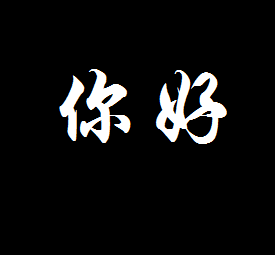
%> input picture yan/yan/thin_programm/Hello.bmp, 275 x 255 px
$ octave --eval "result = findlocalminima(imread('thin_programm/Hello.bmp'));"   (GNU Octave 9; MATLAB toolbox functions it lacks are replaced by stand-ins)
%> lines starting %> are read from the running program, lines starting %| are printed output that depends on the picture
%-------------------Introduction------------------------------%
%
% This function finds dominant peaks and valleys of an image
% histogram. Minimum peak distance and averaging filter size can be
% changed to suit your need.
% Although, the function is originally written for mages,
% there is no reason why this can't be used on one
% dimensional data.
%
% I is the image segment in uint8 format
% mpd is the minimum peak distance DEFAULT = 10;
% windowSize is the averaging filter size to
% average the histogram  DEFAULT = 5
% refine is to refine the peaks based on area DEFAULT = 0
%
% USAGE:
% [peaks minima_low minima_high] = findlocalminima(I,10,5,0);
% OR
% [peaks minima_low minima_high] = findlocalminima(I);
%
% This is the function that is used for peak detection in
% my paper,
% "De Silva, D.V.S.; Fernando, W.A.C.; Kodikaraarachchi, H.;
% Worrall, S.T.; Kondoz, A.M.; ,"Adaptive sharpening of depth
% maps for 3D-TV," Electronics Letters , vol.46, no.23,
% pp.1546 -1548, November 11 2010
%
% Kindly cite this paper if you use this in your work.
%
% Varuna De Silva, University of Surrey, Guildford, UK
% varunax@gmail.com
%
%-------------------------------------------------------------%
function [output_peak output_minima_low output_minima_high] = findlocalminima(I,mpd,windowSize,refine)

if nargin < 2
%minimum peak distance
mpd = 10;
%smoothing windowSize
windowSize = 5;
%Local minima refine
refine = 0;
end

%threshold is set at least
thresh = size(I,1)*size(I,2)*0.01;

%Find the histogram
h = imhist(I);
imshow(I)
%Smooth the histogram to remove local variations
h1 = filter(ones(1,windowSize)/windowSize,1,h);

d = diff(h1);

sign_previous = [0;];
sign = zeros(255,1);

for i = 1:255
    if(d(i) ~= 0)
        sign(i,1) = d(i)/abs(d(i));
    else
        sign(i,1) = 0;
    end
end

sign_previous = [sign_previous ; sign];

%Find peaks with a minimum peakdistance of a given value

% Find peaks
p_pos = 0;
p_neg = 0;
pnum = 0;
for i=2:256
    if sign_previous(i)<sign_previous(i-1)
        if sign_previous(i) == 0
            p_pos = i-1;
        else if sign_previous(i)<0 && sign_previous(i-1)==0
                p_neg = i-1;
                pnum = pnum+1;
                locs(pnum) = round((p_pos+p_neg)/2);
            else
                pnum=pnum+1;
                locs(pnum)=i-1;
             end
        end
    end
end

peak = zeros(size(locs,2),1);
minima_low = zeros(size(locs,2),1);
minima_high = zeros(size(locs,2),1);
area = zeros(size(locs,2),1);

for i = 1:size(locs,2)
    peak(i) = locs(i);
end

%Find Local minima
num = 1;
lmin = [];

for i=2:256
    if sign_previous(i)>sign_previous(i-1)
        lmin(num)=i-1;
        num=num+1;
    end
end

%find local minima_low and minima_high
for i = 1:size(locs,2)
    ind_min = find(lmin-locs(i)<0);
    ind_max = find(lmin-locs(i)>0);

    size_min = size(ind_min,2);
    size_max = size(ind_max,2);

    minima_low(i) = 1;
    minima_high(i) = 255;

    if size_min>=1
        minima_low(i) = lmin(ind_min(size_min));
    end

    if size_max>=1
        minima_high(i) = lmin(ind_max(1));
    end
end

% refine local minima
if refine>0
    for i = 1:size(locs,2)-1
        if(minima_high(i)< minima_low(i+1))
        if( minima_high(i)~=minima_low(i+1) && min(h1(minima_high(i):minima_low(i+1))>0) )
            minima = floor((minima_high(i)+ minima_low(i+1))/2);
            minima_low(i+1) = minima;
            minima_high(i) = minima;
        end
        end
    end
end

num = 0;
outpeak = 0;

%refine peaks based on area threshold & mpd
for i = 1:size(locs,2)
    area(i) = sum(h1(minima_low(i):minima_high(i)));
    if outpeak >= 1
        if area(i)>thresh
            if locs(i)-locs(outpeak)>mpd
                num = num+1;
                outpeak = i;
                output_peak(num) = peak(i);
                output_minima_low(num) = minima_low(i);
                output_minima_high(num) = minima_high(i);

            else
                if area(i)>area(outpeak)
                    outpeak = i;
                    output_peak(num) = peak(i);
                    %output_minima_low(num) = minima_low(i);
                    output_minima_high(num) = minima_high(i);
                else
                    output_minima_high(num) = minima_high(i);
                end
            end
        end
    else
        if area(i)>thresh
            num = num+1;
            outpeak = i;
            output_peak(num) = peak(i);
            output_minima_low(num) = minima_low(i);
            output_minima_high(num) = minima_high(i);
        end
    end
end


plot(h1)
xlabel('Pixel Value');
ylabel('Number of Pixels');
title('灰度直方图的波峰和波谷')
hold on
plot(output_peak,h1(output_peak),'*');
plot(output_minima_low,h1(output_minima_low),'or');
plot(output_minima_high,h1(output_minima_high),'or');
hold off
axis tight

end
%> in findlocalminima, `h = imhist(I);`: h = 256 values, max 195917 at index 1, min 0 at index 2, mean 821.8
%> in findlocalminima, `d = diff(h1);`: d = 255 values, max 2471 at index 255, min -39183.4 at index 5, mean -144
%> after the loop in findlocalminima, `for i = 1:255`: sign = 255 values, max 1 at index 58, min -1 at index 5, mean 0
%> in findlocalminima, `sign_previous = [sign_previous ; sign];`: sign_previous = 256 values, max 1 at index 59, min -1 at index 6, mean 0
%> after the loop in findlocalminima, `for i=2:256`: locs = [3 61 105 147 185 222]; p_neg = 224; p_pos = 220; pnum = 6
%> the loop in findlocalminima, `for i = 1:size(locs,2)` made 6 passes
%> after the loop in findlocalminima, `for i = 1:size(locs,2)`: peak = [3; 61; 105; 147; 185; 222]
%> after the loop in findlocalminima, `for i=2:256`: lmin = [6 58 64 102 108 144 150 182 188 219 225 255]; num = 13
%> the loop in findlocalminima, `for i = 1:size(locs,2)` made 6 passes
%> (ind_min, ind_max, size_min, size_max) on passes 2 to 6: ([1 2], [3 4 5 6 7 8 9 10 11 12], 2, 10), ([1 2 3 4], [5 6 7 8 9 10 11 12], 4, 8), ([1 2 3 4 5 6], [7 8 9 10 11 12], 6, 6), ([1 2 3 4 5 6 7 8], [9 10 11 12], 8, 4), ([1 2 3 4 5 6 7 8 9 10], [11 12], 10, 2)
%> (ind_max, size_min, size_max) on pass 1: ([1 2 3 4 5 6 7 8 9 10 11 12], 0, 12)
%> after the loop in findlocalminima, `for i = 1:size(locs,2)`: minima_high = [6; 64; 108; 150; 188; 225]; minima_low = [1; 58; 102; 144; 182; 219]
%> the loop in findlocalminima, `for i = 1:size(locs,2)` made 6 passes
%> (num, outpeak) on pass 1: (1, 1)
%> after the loop in findlocalminima, `for i = 1:size(locs,2)`: area = [195917; 406; 434; 412; 432; 419]
%> `result = findlocalminima(imread('thin_programm/Hello.bmp'));`:
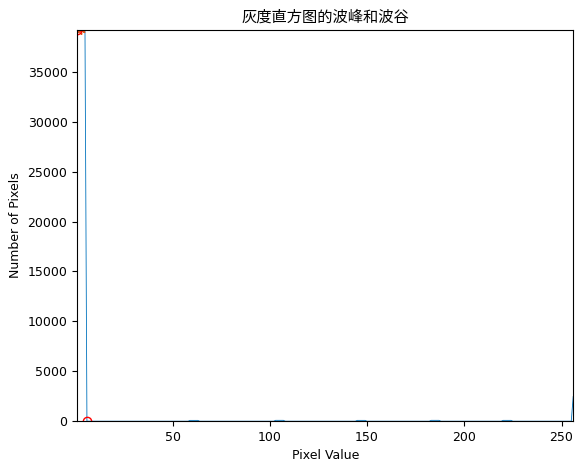
%> figure redrawn from the program's plot data; curve peaks at x = 1, y = 39183.4
%> `result = findlocalminima(imread('thin_programm/Hello.bmp'));`: result = 3

$ run again, on yan/yan/thin_programm/m1.bmp
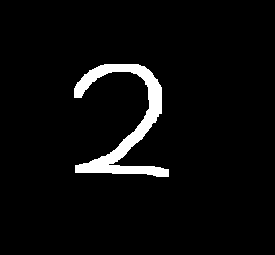
%> input picture yan/yan/thin_programm/m1.bmp, 275 x 255 px
%> h = 256 values, max 201210 at index 1, min 0 at index 2, mean 821.8
%> d = 255 values, max 1833 at index 255, min -40242 at index 5, mean -150.6
%> after the loop in findlocalminima, `for i = 1:255`: sign = 255 values, max 1 at index 255, min -1 at index 5, mean 0
%> sign_previous = 256 values, max 1 at index 256, min -1 at index 6, mean 0
%> after the loop in findlocalminima, `for i=2:256`: p_neg = 5; p_pos = 0; pnum = 1
%> after the loop in findlocalminima, `for i=2:256`: lmin = [6 255]; num = 3
%> the loop in findlocalminima, `for i = 1:size(locs,2)` made 1 pass
%> (ind_max, size_min, size_max) on pass 1: ([1 2], 0, 2)
%> `result = findlocalminima(imread('thin_programm/Hello.bmp'));`:
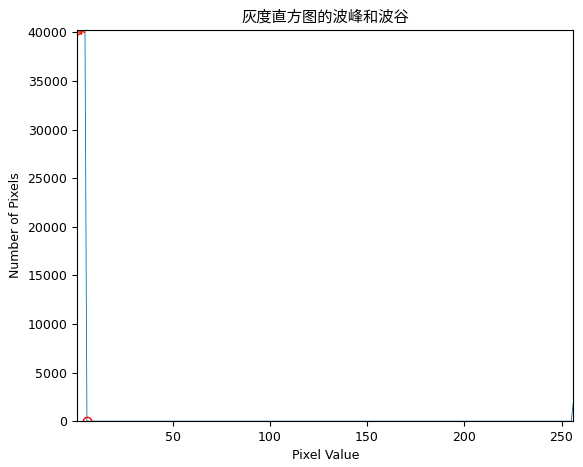
%> figure redrawn from the program's plot data; curve peaks at x = 1, y = 40242

$ run again, on yan/yan/thin_programm/m1_1.bmp
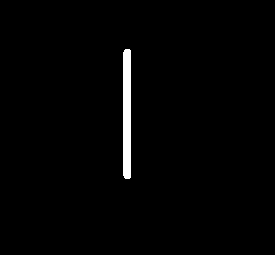
%> input picture yan/yan/thin_programm/m1_1.bmp, 275 x 255 px
%> h = 256 values, max 207285 at index 1, min 0 at index 2, mean 821.8
%> d = 255 values, max 618 at index 255, min -41457 at index 5, mean -160.2
%> after the loop in findlocalminima, `for i = 1:255`: sign = 255 values, max 1 at index 255, min -1 at index 5, mean 0
%> sign_previous = 256 values, max 1 at index 256, min -1 at index 6, mean 0
%> after the loop in findlocalminima, `for i=2:256`: p_neg = 5; p_pos = 0; pnum = 1
%> after the loop in findlocalminima, `for i=2:256`: lmin = [6 255]; num = 3
%> the loop in findlocalminima, `for i = 1:size(locs,2)` made 1 pass
%> (ind_max, size_min, size_max) on pass 1: ([1 2], 0, 2)
%> `result = findlocalminima(imread('thin_programm/Hello.bmp'));`:
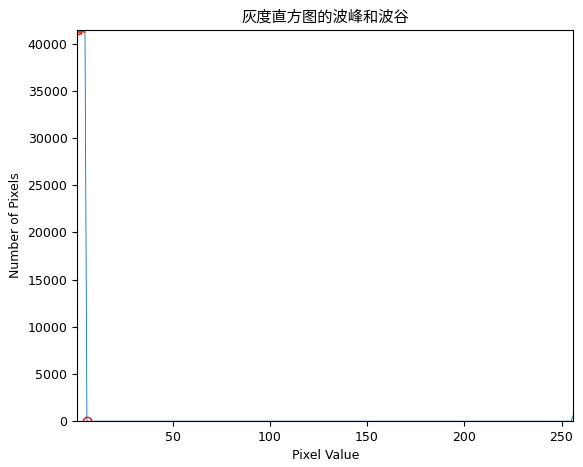
%> figure redrawn from the program's plot data; curve peaks at x = 1, y = 41457

$ run again, on yan/yan/thin_programm/m1_10.bmp
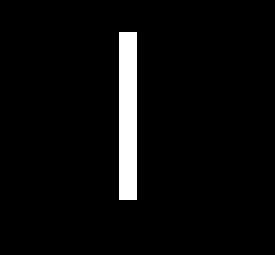
%> input picture yan/yan/thin_programm/m1_10.bmp, 275 x 255 px
%> h = 256 values, max 201303 at index 1, min 0 at index 2, mean 821.8
%> d = 255 values, max 1814.4 at index 255, min -40260.6 at index 5, mean -150.8
%> after the loop in findlocalminima, `for i = 1:255`: sign = 255 values, max 1 at index 255, min -1 at index 5, mean 0
%> sign_previous = 256 values, max 1 at index 256, min -1 at index 6, mean 0
%> after the loop in findlocalminima, `for i=2:256`: p_neg = 5; p_pos = 0; pnum = 1
%> after the loop in findlocalminima, `for i=2:256`: lmin = [6 255]; num = 3
%> the loop in findlocalminima, `for i = 1:size(locs,2)` made 1 pass
%> (ind_max, size_min, size_max) on pass 1: ([1 2], 0, 2)
%> `result = findlocalminima(imread('thin_programm/Hello.bmp'));`:
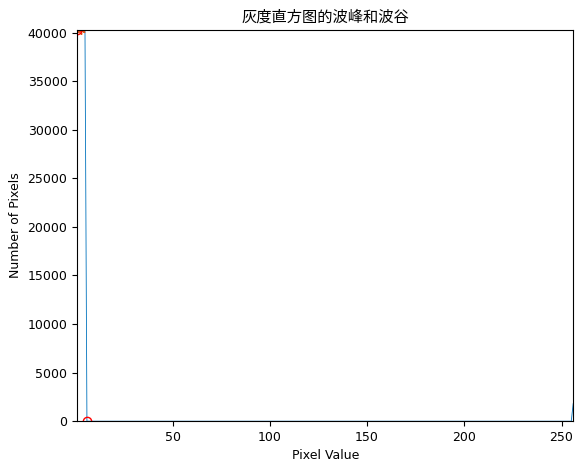
%> figure redrawn from the program's plot data; curve peaks at x = 1, y = 40260.6
